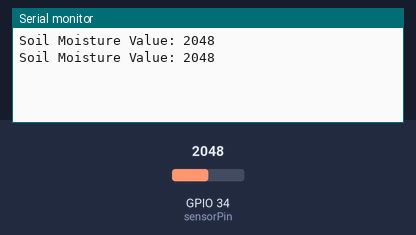
Bench run of a sketch on a simulated ESP32. On the bench: the last lines printed to the serial monitor. The test bench sets the inputs (shaded band); at power-on: GPIO 34 (sensorPin) = 2048.

Above: at 1.8 s.
1.9 s: GPIO 34 (sensorPin) set to 2866
At 2.8 s:
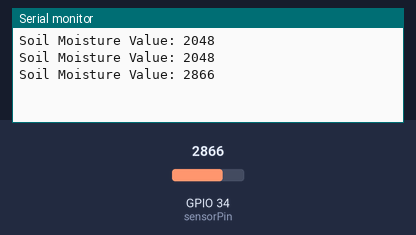
3.4 s: GPIO 34 (sensorPin) set to 3603
At 4.5 s:
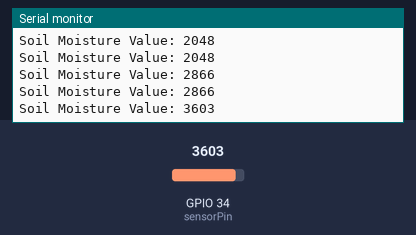
Timing chart, 0 to 6.4 s (numbered marks = the images above; inputs shaded):
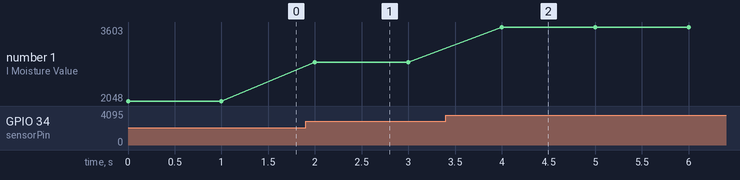

The sketch:

ESP32_SOILMOISTURE_SM.ino
```cpp
const int sensorPin = 34; // Analog pin connected to sensor

void setup() {
  Serial.begin(115200);
  pinMode(sensorPin, INPUT);
}

void loop() {
  int sensorValue = analogRead(sensorPin);
  Serial.print("Soil Moisture Value: ");
  Serial.println(sensorValue);
  delay(1000);
}
```

Measured:
- after the input at 1.9 s, the serial monitor: prints a new line after 0.10 s (image 1)
- after the input at 3.4 s, the serial monitor: prints a new line after 0.60 s (image 2)
- plotted number 1: 2048 → 2866 after the input at 1.9 s, 2866 → 3603 after the input at 3.4 s
